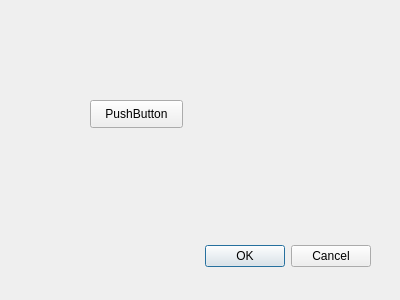
<?xml version="1.0" encoding="UTF-8"?>
<ui version="4.0">
 <class>Dialog</class>
 <widget class="QDialog" name="Dialog">
  <property name="geometry">
   <rect>
    <x>0</x>
    <y>0</y>
    <width>400</width>
    <height>300</height>
   </rect>
  </property>
  <property name="windowTitle">
   <string>Dialog</string>
  </property>
  <widget class="QDialogButtonBox" name="buttonBox">
   <property name="geometry">
    <rect>
     <x>30</x>
     <y>240</y>
     <width>341</width>
     <height>32</height>
    </rect>
   </property>
   <property name="orientation">
    <enum>Qt::Horizontal</enum>
   </property>
   <property name="standardButtons">
    <set>QDialogButtonBox::Cancel|QDialogButtonBox::Ok</set>
   </property>
  </widget>
  <widget class="QPushButton" name="pushButton">
   <property name="geometry">
    <rect>
     <x>90</x>
     <y>100</y>
     <width>93</width>
     <height>28</height>
    </rect>
   </property>
   <property name="text">
    <string>PushButton</string>
   </property>
  </widget>
 </widget>
 <resources/>
 <connections>
  <connection>
   <sender>buttonBox</sender>
   <signal>accepted()</signal>
   <receiver>Dialog</receiver>
   <slot>accept()</slot>
   <hints>
    <hint type="sourcelabel">
     <x>248</x>
     <y>254</y>
    </hint>
    <hint type="destinationlabel">
     <x>157</x>
     <y>274</y>
    </hint>
   </hints>
  </connection>
  <connection>
   <sender>buttonBox</sender>
   <signal>rejected()</signal>
   <receiver>Dialog</receiver>
   <slot>reject()</slot>
   <hints>
    <hint type="sourcelabel">
     <x>316</x>
     <y>260</y>
    </hint>
    <hint type="destinationlabel">
     <x>286</x>
     <y>274</y>
    </hint>
   </hints>
  </connection>
 </connections>
</ui>
